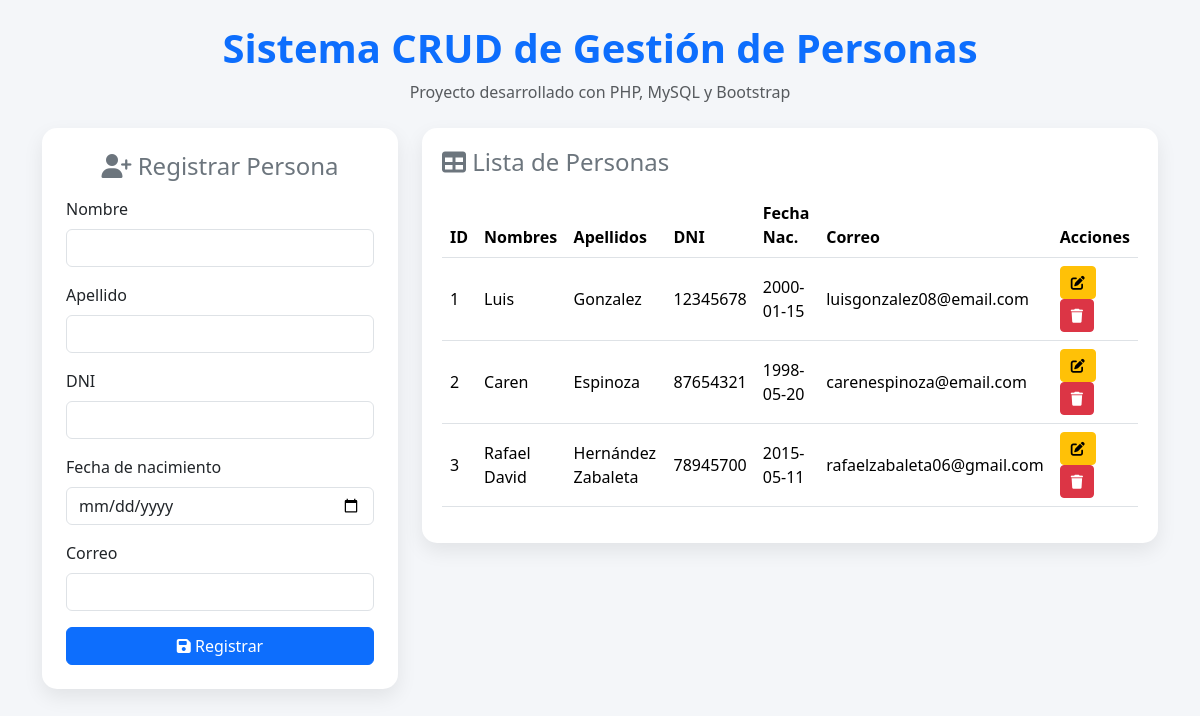
The page / on the database its author committed.
### tables this page shows
CREATE TABLE `persona` (
  `id_persona` int(11) NOT NULL,
  `nombre` varchar(100) NOT NULL,
  `apellido` varchar(100) NOT NULL,
  `dni` varchar(20) NOT NULL,
  `fecha_nac` date DEFAULT NULL,
  `correo` varchar(150) NOT NULL
);

### index.php (the view, shortened to what this page needs)
<!DOCTYPE html>
<html lang="es">
<head>
    <link href="https://cdn.jsdelivr.net/npm/bootstrap@5.3.8/dist/css/bootstrap.min.css" rel="stylesheet">
</head>
<body>
<?php
include "modelo/conexion.php";
?>
<div class="container py-4">
    <div class="text-center mb-4">
        <h1 class="titulo">Sistema CRUD de Gestión de Personas</h1>
        <p class="text-muted">Proyecto desarrollado con PHP, MySQL y Bootstrap</p>
    </div>
    <div class="row g-4">
        <div class="col-lg-4">
            <div class="card card-box p-4">
                <h4 class="text-center text-secondary mb-3">
                    <i class="fa-solid fa-user-plus"></i> Registrar Persona
                </h4>
                <form method="POST">
                    <div class="mb-3">
                        <label class="form-label">Nombre</label>
                        <input type="text" class="form-control" name="nombre"
                            value="<?= isset($_POST['nombre']) ? $_POST['nombre'] : '' ?>">
                    </div>
                    <div class="mb-3">
                        <label class="form-label">Apellido</label>
                        <input type="text" class="form-control" name="apellido"
                            value="<?= isset($_POST['apellido']) ? $_POST['apellido'] : '' ?>">
                    </div>
                    <div class="mb-3">
                        <label class="form-label">DNI</label>
                        <input type="text" class="form-control" name="dni"
                            value="<?= isset($_POST['dni']) ? $_POST['dni'] : '' ?>">
                    </div>
                    <div class="mb-3">
                        <label class="form-label">Fecha de nacimiento</label>
                        <input type="date" class="form-control" name="fecha"
                            value="<?= isset($_POST['fecha']) ? $_POST['fecha'] : '' ?>">
                    </div>
                    <div class="mb-3">
                        <label class="form-label">Correo</label>
                        <input type="email" class="form-control" name="correo"
                            value="<?= isset($_POST['correo']) ? $_POST['correo'] : '' ?>">
                    </div>
                    <div class="d-grid">
                        <button type="submit" class="btn btn-primary" name="btnregistrar" value="ok">
                            <i class="fa-solid fa-floppy-disk"></i> Registrar
                        </button>
                    </div>
                </form>
            </div>
        </div>
        <div class="col-lg-8">
            <div class="table-box">
                <h4 class="text-secondary mb-3">
                    <i class="fa-solid fa-table"></i> Lista de Personas
                </h4>
                <div class="table-responsive">
                    <table class="table table-hover align-middle">
                        <thead>
                            <tr>
                                <th>ID</th>
                                <th>Nombres</th>
                                <th>Apellidos</th>
                                <th>DNI</th>
                                <th>Fecha Nac.</th>
                                <th>Correo</th>
                                <th>Acciones</th>
                            </tr>
                        </thead>
                        <tbody>
                            <?php
                            $sql = $conexion->query("SELECT * FROM persona");
                            while ($datos = $sql->fetch_object()) {
                            ?>
                                <tr>
                                    <td><?= $datos->id_persona ?></td>
                                    <td><?= $datos->nombre ?></td>
                                    <td><?= $datos->apellido ?></td>
                                    <td><?= $datos->dni ?></td>
                                    <td><?= $datos->fecha_nac ?></td>
                                    <td><?= $datos->correo ?></td>
                                    <td>
                                        <a href="modificar_persona.php?id=<?= $datos->id_persona ?>"
                                            class="btn btn-warning btn-sm btn-action"
                                            title="Editar">
                                            <i class="fa-solid fa-pen-to-square"></i>
                                        </a>
                                        <a href="index.php?id=<?= $datos->id_persona ?>"
                                            onclick="return eliminar()"
                                            class="btn btn-danger btn-sm btn-action"
                                            title="Eliminar">
                                            <i class="fa-solid fa-trash"></i>
                                        </a>
                                    </td>
                                </tr>
                            <?php } ?>
                        </tbody>
                    </table>
                </div>
            </div>
        </div>
    </div>
</div>
</body>
</html>

### index.php (style rules this page uses)
body { background: #f4f6f9; }
.titulo { color: #0d6efd; font-weight: bold; }
.card-box { border: none; border-radius: 15px; box-shadow: 0 8px 20px rgba(0, 0, 0, .08); }
.table-box { background: white; border-radius: 15px; padding: 20px; box-shadow: 0 8px 20px rgba(0, 0, 0, .08); }
.table thead { background: #0d6efd; color: white; }
.btn-action { padding: 5px 10px; }

### rows shown on the page
persona: id_persona "1", nombre "Luis", apellido "Gonzalez", dni "12345678", fecha_nac "2000-01-15", correo "luisgonzalez08@email.com"
persona: id_persona "2", nombre "Caren", apellido "Espinoza", dni "87654321", fecha_nac "1998-05-20", correo "carenespinoza@email.com"
persona: id_persona "3", nombre "Rafael David", apellido "Hernández Zabaleta", dni "78945700", fecha_nac "2015-05-11", correo "rafaelzabaleta06@gmail.com"
